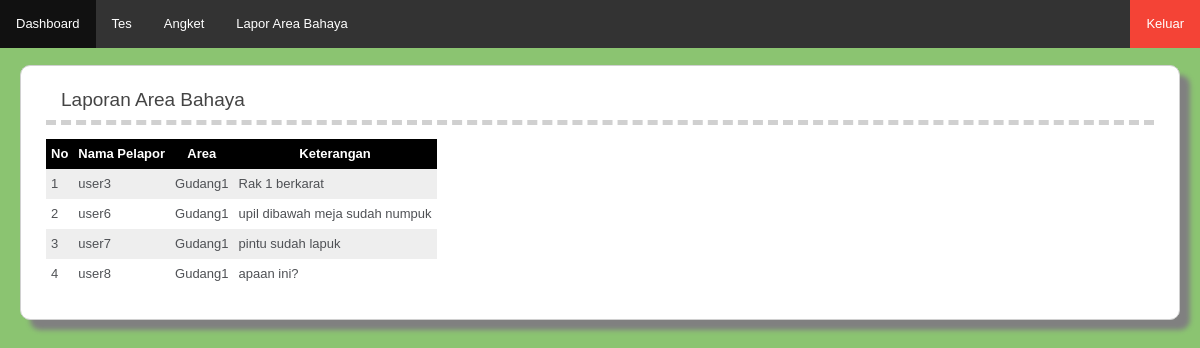
Screenshot of /index.php/c_bahaya/listbhy with the database file from the repository.
### tables this page shows
CREATE TABLE `user` (
  `NIP` int(11) NOT NULL,
  `nama` varchar(40) NOT NULL,
  `pass` varchar(40) NOT NULL,
  `level` int(11) NOT NULL,
  `iddivisi` int(11) NOT NULL
);

CREATE TABLE `area` (
  `IDArea` int(11) NOT NULL,
  `namaarea` varchar(50) NOT NULL
);

CREATE TABLE `areabahaya` (
  `IDArea` int(11) NOT NULL,
  `NIP` int(11) NOT NULL,
  `keterangan` text NOT NULL,
  `approve` tinyint(1) NOT NULL
);

### application/controllers/c_bahaya.php (called while the page is built, shortened)
<?php
class c_bahaya extends CI_Controller {
	function __construct(){
		$this->load->database();
	}
	public function listbhy(){
		$this->load->model('m_login');
		$this->data['areab']=$this->m_login->getareal();
		$this->load->view('v_listbahaya',$this->data);
	}
}

### index.php (called while the page is built, shortened)
<?php
require_once BASEPATH.'core/CodeIgniter.php';

### application/models/m_login.php (called while the page is built, shortened)
<?php
class m_login extends CI_Model {
	function getareal(){
		$query=$this->db->query("SELECT user.NIP, user.nama, area.IDArea, area.namaarea, areabahaya.keterangan FROM user, areabahaya, area WHERE user.NIP=areabahaya.NIP AND area.IDArea=areabahaya.IDArea AND areabahaya.approve='0'");
		return $query->result();
	}
}

### application/views/v_listbahaya.php (the view, shortened to what this page needs)
?><!DOCTYPE html>
<head>
	<link href="<?php echo base_url().'assets/css/style1.css'?>" rel="stylesheet">
</head>
<body>
	<?php $this->load->view('v_main');?>
<div id="container">
        <div id="body">
          <h1>Laporan Area Bahaya</h1>
				<table id="t01">
				  <tr>
					<th>No</th>
					<th>Nama Pelapor</th>
					<th>Area</th>
					<th>Keterangan</th>
				  </tr>
					<?php $nom=1; foreach($areab as $row) { ?>
					<tr>
						<td><?=$nom?></td>
						<td><?=$row->nama?></td>
						<td><?=$row->namaarea?></td>
						<td><?=$row->keterangan?></td>
					</tr><?php $nom++;}?>
				</table>
			<br>
        </div>
        </div>
</body>
</html>

### application/views/v_main.php (shortened to what this page needs)
<div >
  <ul id="navbar">
  <?php if($this->session->userdata('akses')=='1'):?>
      <li><a href="<?php echo base_url().'index.php/page'?>">Dashboard</a></li>
      <li><a href="<?php echo base_url().'index.php/page/soal'?>">Soal Tes</a></li>
	  <li><a href="<?php echo base_url().'index.php/page/soal2'?>">Soal Angket</a></li>
      <li><a href="<?php echo base_url().'index.php/page/areabahaya'?>">Area Bahaya</a></li>
	  <li><a href="<?php echo base_url().'index.php/page/userquiz'?>">User</a></li>
	  <li><a href="<?php echo base_url().'index.php/page/info'?>">Info</a></li>
	  <li><a href="<?php echo base_url().'index.php/page/obs'?>">Observasi</a></li>
  <?php else:?>
      <li><a href="<?php echo base_url().'index.php/page'?>">Dashboard</a></li>
      <li><a href="<?php echo base_url().'index.php/page/tes'?>">Tes</a></li>
	  <li><a href="<?php echo base_url().'index.php/page/tes2'?>">Angket</a></li>
      <li><a href="<?php echo base_url().'index.php/page/lapor'?>">Lapor Area Bahaya</a></li>
  <?php endif;?>
      <li id="xit" style="float:right"><a href="<?php echo base_url().'index.php/c_login/logout'?>">Keluar</a></li>
      <li id="nama" style="float:right"><a><?php echo $this->session->userdata('ses_nama');?></a></li>
  </ul>
</div>

### assets/css/style1.css (style rules this page uses)
body { background-color: #8BC471; margin: 0; font: 13px/20px normal Helvetica, Arial, sans-serif; color: #4F5155; }
a { color: #003399; background-color: transparent; font-weight: normal; }
h1 { color: #444; background-color: transparent; border-bottom: 5px dashed #D0D0D0; font-size: 19px; font-weight: normal; margin: 0 0 14px 0; padding: 14px 15px 10px 15px; }
#body { margin: 0 15px 0 15px; }
#container { background-color:#FFFFFF; padding: 10px; margin: 20px; margin-top: 65px; border: 1px solid #D0D0D0; border-radius: 10px; box-shadow: 10px 10px 5px grey; }
table, th, td { border: hidden; border-collapse: collapse; }
th, td { padding: 5px; text-align: left; }
table#t01 { border: 1px solid black; }
table#t01 tr:nth-child(even) { background-color: #eee; }
table#t01 tr:nth-child(odd) { background-color: #fff; }
table#t01 th { background-color: black; color: white; text-align: center; }

### application/views/v_main.php (style rules this page uses)
#navbar { list-style-type: none; margin: 0; margin-left: 0; padding: 0; overflow: hidden; background-color: #333; position: fixed; top: 0; width: 100%; }
#navbar li { float: left; }
#navbar li a { display: block; color: white; text-align: center; padding: 14px 16px; text-decoration: none; }
#xit { background-color: #f44336; color: white; }

### rows the page displays
user: nama "user3", area.namaarea "Gudang1", areabahaya.keterangan "Rak 1 berkarat"
user: nama "user6", area.namaarea "Gudang1", areabahaya.keterangan "upil dibawah meja sudah numpuk"
user: nama "user7", area.namaarea "Gudang1", areabahaya.keterangan "pintu sudah lapuk"
user: nama "user8", area.namaarea "Gudang1", areabahaya.keterangan "apaan ini?"
